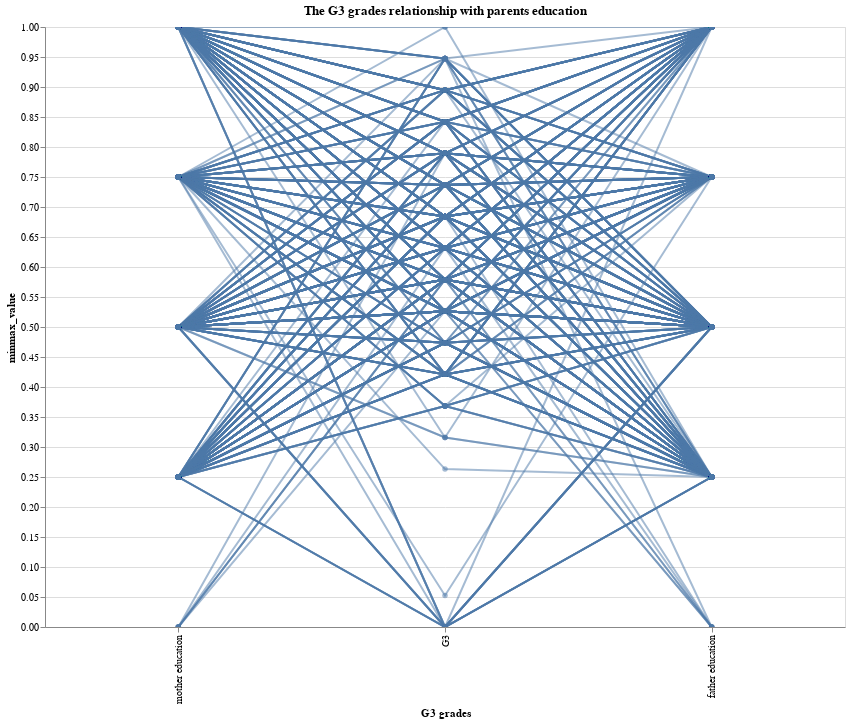

The notebook cell saved with this chart:
### Code cell
m_edu = list(data['Medu'])
f_edu = list(data['Fedu'])
G3 = list(data['G3'])
level = []
for i in range(len(G3)):
    if G3[i] <= 6:
        level.append('disappointing')
    elif G3[i] <= 9:
        level.append('not bad')
    elif G3[i] <=12:
        level.append('good')
    elif G3[i] <=15:
        level.append('very good')
    elif G3[i] <=20:
        level.append('excellent')

df = pd.DataFrame({
    'G3': g3,
    'mother education': m_edu,
    'father education': f_edu,
    'level': level
})

alt.Chart(df, title="The G3 grades relationship with parents education").transform_window(
    index='count()'
).transform_fold(
    [ 'mother education','G3', 'father education']
).transform_joinaggregate(
     min='min(value)',
     max='max(value)',
     groupby=['key']
).transform_calculate(
    minmax_value=(datum.value-datum.min)/(datum.max-datum.min),
    mid=(datum.min+datum.max)/2
).mark_line(point=True).encode(
    alt.X('key:N', title="G3 grades", sort=[0,2,1]),
    # x='key:N',
    y='minmax_value:Q',
    detail='index:N',
    opacity=alt.value(0.5)
).properties(width=800, height=600).interactive()

### Figure 1 — Vega-Lite specification as saved in the notebook (floating-point values rounded to 4 significant figures; data arrays with more than 128 entries replaced by an {"elided": "..."} marker saying what was removed)
{"config": {"view": {"continuousWidth": 400, "continuousHeight": 300}}, "data": {"name": "data-13f5d05386969b11acf803526df2de38"}, "mark": {"type": "line", "point": true}, "encoding": {"detail": {"type": "nominal", "field": "index"}, "opacity": {"value": 0.5}, "x": {"type": "nominal", "field": "key", "sort": [0, 2, 1], "title": "G3 grades"}, "y": {"type": "quantitative", "field": "minmax_value"}}, "height": 600, "selection": {"selector006": {"type": "interval", "bind": "scales", "encodings": ["x", "y"]}}, "title": "The G3 grades relationship with parents education", "transform": [{"window": [{"op": "count", "as": "index"}]}, {"fold": ["mother education", "G3", "father education"]}, {"joinaggregate": [{"op": "min", "field": "value", "as": "min"}, {"op": "max", "field": "value", "as": "max"}], "groupby": ["key"]}, {"calculate": "((datum.value - datum.min) / (datum.max - datum.min))", "as": "minmax_value"}, {"calculate": "((datum.min + datum.max) / 2)", "as": "mid"}], "width": 800, "$schema": "https://vega.github.io/schema/vega-lite/v4.8.1.json", "datasets": {"data-13f5d05386969b11acf803526df2de38": {"elided": "649 records"}}}
